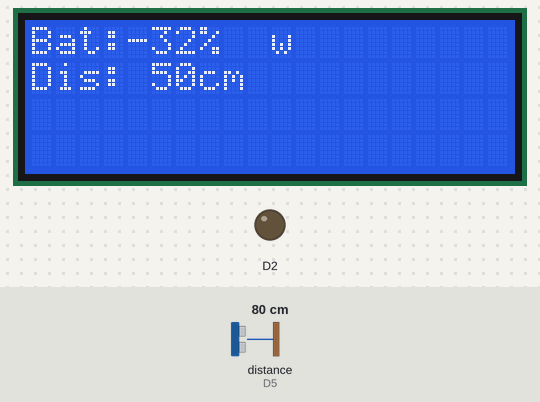
The sketch below on a simulated ESP8266 (NodeMCU). On the bench: 20×4 character LCD, output pins drawn as LEDs (lit = HIGH). Wiring (inferred from the names in the program): ultrasonic range finder: trigger D4; echo D5. The test bench sets the inputs (shaded band); at power-on: distance to the obstacle (sensor on D5) 80 cm. The echo pulse lasts 58.3 µs per cm; pins used as bus, display or sensor lines are not drawn.

Above: at 2.3 s.
2.4 s: distance to the obstacle (sensor on D5) set to 2 cm
At 4.4 s:
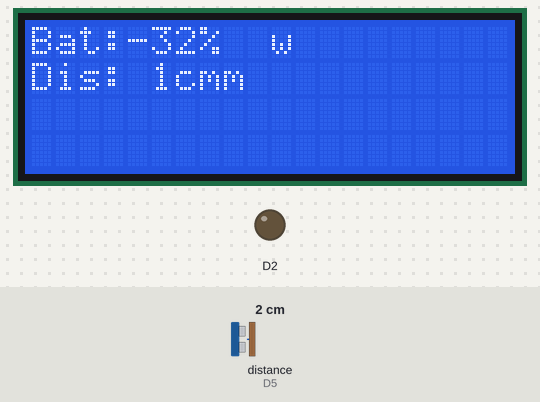
4.7 s: distance to the obstacle (sensor on D5) set to 9 cm
At 4.96 s:
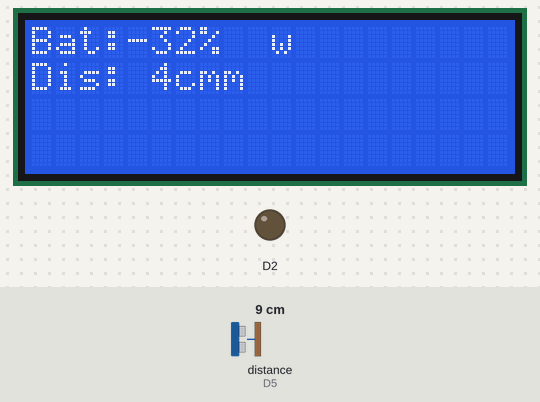
6.6 s: distance to the obstacle (sensor on D5) set to 18 cm
At 7.8 s:
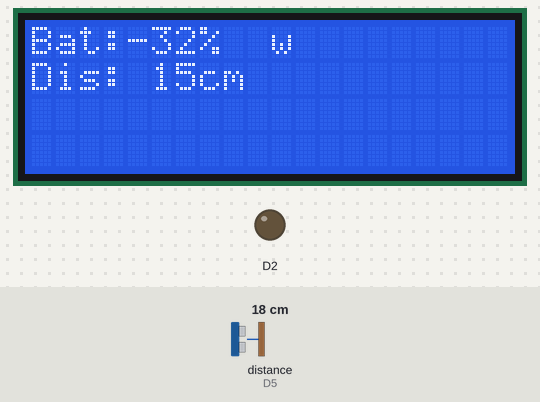
Timing chart, 0 to 9.6 s (numbered marks = the images above; inputs shaded):
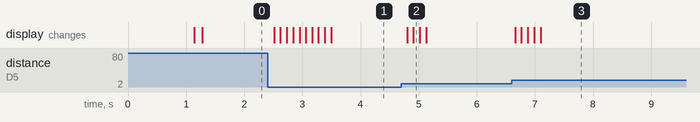

Measured:
- after the input at 2.4 s, the display: first changes after 0.12 s (image 1 shows a later state)
- after the input at 4.7 s, the display: first changes after 0.10 s (image 2 shows a later state)
- after the input at 6.6 s, the display: first changes after 0.06 s (image 3 shows a later state)

The sketch:

behaviourlayer.ino
```cpp
#include <Wire.h>
#include <LiquidCrystal_I2C.h>
#include "display.h"
#include "sonar.h"
#include "battery.h"
#include "UART.h"
#include <TaskScheduler.h>

Sonar sonar ;
Battery battery ;
UART uart;


void setup() {
  LCD();
  delay(1000);
  //Serial.begin(9600); // // Serial Communication is starting with 9600 of baudrate speed
 // Serial1.begin(115200);
  pinMode(4,OUTPUT);

}
void loop() {
  sonar.loop();
  battery.loop();
  //uart.loop();
  //Serial.println("kji");
  //delay(500);

}
```

UART.h
```cpp
class UART{

String incomingByte ;

  public:
  UART(){
     printline("UART",0);
  }

  void loop(){
    if (Serial.available() > 0) {
      incomingByte = "" ;
    // read the incoming byte:
       incomingByte = Serial.readString();

      printline(String(incomingByte),0);

  }

  }

};
```

battery.h
```cpp
void Battery_read();

Scheduler batterycheck;

Task tbattery(60000, TASK_FOREVER, &Battery_read);

char battery_life = 0 ;

class Battery{

  public :
  Battery(){
    pinMode(A0,INPUT);
    batterycheck.init();
    batterycheck.addTask(tbattery);
    tbattery.enable();
  }

  void loop(){
    batterycheck.execute();
  }

};

void Battery_read(){
  battery_life =  (analogRead(A0)-188)*100/44;

  if ( battery_life > 100 ){
    battery_life = 100 ;
  }else if( battery_life < 20 ){
    printline( "battery low" ,0) ;
  }
  printline( "Bat:"+String(int(battery_life))+"%  " ,0);
}
```

display.h
```cpp
LiquidCrystal_I2C lcd(0x27,20,4);  // set the LCD address to 0x27 for a 16 chars and 2 line display

void LCD(){
  lcd.init();                      // initialize the lcd
  lcd.init();
  // Print a message to the LCD.
  lcd.backlight();

}

void printline( String text , int line ){
  lcd.setCursor(0, line );
  lcd.print( text );
}
```

sonar.h
```cpp
#include <TaskScheduler.h>

#define echoPin D5 // attach pin D2 Arduino to pin Echo of HC-SR04
#define trigPin D4 //attach pin D3 Arduino to pin Trig of HC-SR04

long static duration; // variable for the duration of sound wave travel
int static distance; // variable for the distance measurement


long static timeout = 4000;
Scheduler runner;

void sonar_function();

Task t1(40, TASK_FOREVER, &sonar_function);

class Sonar{


  private:
    // defines variables


  public:
  Sonar(){
     //
      pinMode(trigPin, OUTPUT); // Sets the trigPin as an OUTPUT
      pinMode(echoPin, INPUT); // Sets the echoPin as an INPUT

      //Serial.println("Ultrasorunnernic Sensor HC-SR04 Test"); // print some text in Serial Monitor
      //Serial.println("with Arduino UNO R3");

      runner.init();
      runner.addTask(t1);
      t1.enable();


  }

  void loop(){
    runner.execute();
  }

};


void sonar_function(){
      // Clears the trigPin condition
      digitalWrite(trigPin, LOW);
      delayMicroseconds(2);
      // Sets the trigPin HIGH (ACTIVE) for 10 microseconds
      digitalWrite(trigPin, HIGH);
      delayMicroseconds(10);
      digitalWrite(trigPin, LOW);
      // Reads the echoPin, returns the sound wave travel time in microseconds
      duration = pulseInLong(echoPin, HIGH,timeout);


      // Calculating the distance
      distance = (distance*0.7 + 0.3*duration * 0.034 / 2); // Speed of sound wave divided by 2 (go and back)
      // Displays the distance on the Serial Monitor

       if( duration == 0  ) {
        distance = 50 ;
      }
      printline( ("Dis: "+ String(distance) + "cm") , 1 );
      /*
      Serial.print("Distance: ");
      Serial.print(distance);
      Serial.print(" cm");
      Serial.print("Duration: ");
      Serial.print(duration);
      Serial.println(" us");*/
      delay(100);
  }
```
